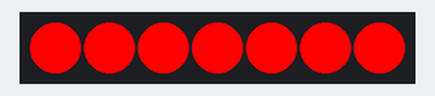
Recording of a sketch running on a simulated ESP8266 (NodeMCU). Parts: 7 RGB LEDs in strip order, left to right. Dim RGB values are drawn brighter than linear; the strip is taken to match the declared colour order; random numbers use the default seed unless the sketch sets one.

Above: at 0.1 s.
At 2.1 s:
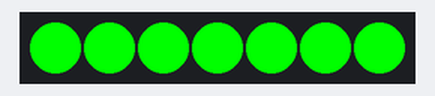
At 4.1 s:
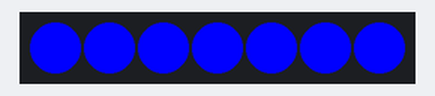
At 6.15 s:
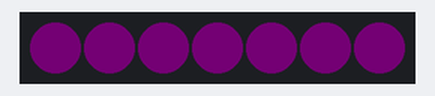
At 16.26 s:
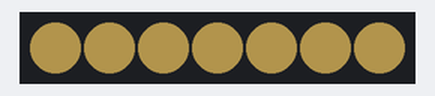
At 38.68 s:
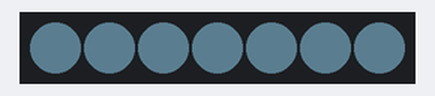
Timing chart, 0 to 40.0 s (numbered marks = the images above):
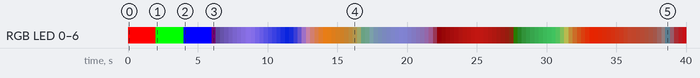

Measured:
- by itself, RGB LED 0–6: off → RGB(255, 0, 0) at 0.00 s, → RGB(0, 255, 0) 2.0 s later, → RGB(0, 0, 255) 2.0 s later, → RGB(1, 0, 1) 2.0 s later, … (116 changes in this stretch)
- what the display in image 1 shows lasts 2.0 s, from 2.0 s to 4.0 s

The sketch:

Flicker_Ws2812b.ino
```cpp
#include <Adafruit_NeoPixel.h>
uint16_t NP=7 ;
// Parameter 1 = number of pixels in strip
// Parameter 2 = Arduino pin number (most are valid)
// Parameter 3 = pixel type flags, add together as needed:
//   NEO_KHZ800  800 KHz bitstream (most NeoPixel products w/WS2812 LEDs)
//   NEO_KHZ400  400 KHz (classic 'v1' (not v2) FLORA pixels, WS2811 drivers)
//   NEO_GRB     Pixels are wired for GRB bitstream (most NeoPixel products)
//   NEO_RGB     Pixels are wired for RGB bitstream (v1 FLORA pixels, not v2)
//   NEO_RGBW    Pixels are wired for RGBW bitstream (NeoPixel RGBW products)

Adafruit_NeoPixel strip = Adafruit_NeoPixel(NP, 0, NEO_GBR + NEO_KHZ800);
float oldRGB[3], RGB[3], delta[3];
void setup()
{
  int i;
  strip.begin();
  strip.setBrightness(255);
   Serial.begin(115200);  Serial.println();
// show individual colors
   for (i=0;i<NP;i++) strip.setPixelColor(i,strip.Color(0xff, 0x0, 0x0));strip.show();
   delay(2000);
   for (i=0;i<NP;i++) strip.setPixelColor(i,strip.Color( 0x0, 0xff,0x0));strip.show();
   delay(2000);
   for (i=0;i<NP;i++) strip.setPixelColor(i,strip.Color(0,0,0xff));strip.show();
   delay(2000);
}
// define function to randomly assign values
// to the RGB array and calculate the delta array
void getColors() // gets random values for the three RGB values
{
    for (int j=0;j<3;j++) // j goes from 0 to 2 over the for loop to
//                           get all three color values
    {
       RGB[j]=(float)random(256)/256.0;
       RGB[j]*=RGB[j]; // square value to reduce max intensities and spread color range
       delta[j]=(RGB[j]-oldRGB[j])/100.0;
// calculate delta for stepping color change over 100 values
    }
}
/* I have green LED on pin D2 and I reduced its max intensity to 400
 * for better apparent color balance. Your results may differ so you
 * can set the individual RGB max values as you like  */
void loop()
{
  int i;
// step through the delta values and do analogWrite on D1,D2,D3
    getColors();
    for (int j=1;j<101;j++) // 100 increment values used
    {

   for (i=0;i<NP;i++) strip.setPixelColor(i,strip.Color(255*(oldRGB[0]+delta[0]*j),100*(oldRGB[1]+delta[1]*j),255*(oldRGB[2]+delta[2]*j)));
     strip.show();
     delay(25); // sleep 3 milliseconds between increments
      // delay values specified in msec so level changes in 0.3 sec
   }
   for (int j=0;j<3;j++)
// loop to update final values in oldRGB
   {
      oldRGB[j]+=delta[j]*100.0;
// final value is oldRGB + delta * 100
      if (oldRGB[j]<0.0) oldRGB[j]=0.001;
// arithmetic errors could make oldRGB // negative so fix it
   }
   delay(200);
// sleep 0.2 seconds to show persist on final color in the ramp
}
```
